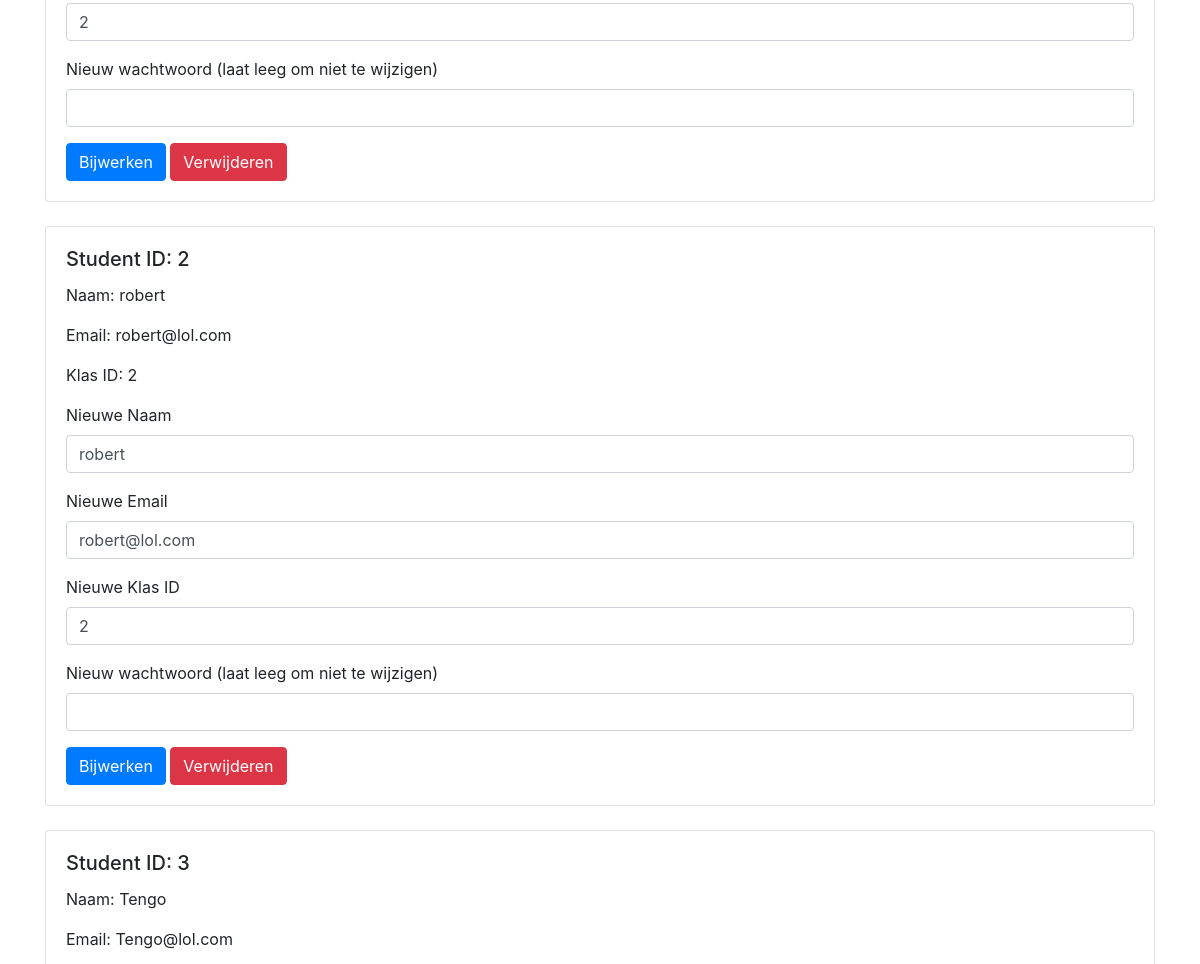
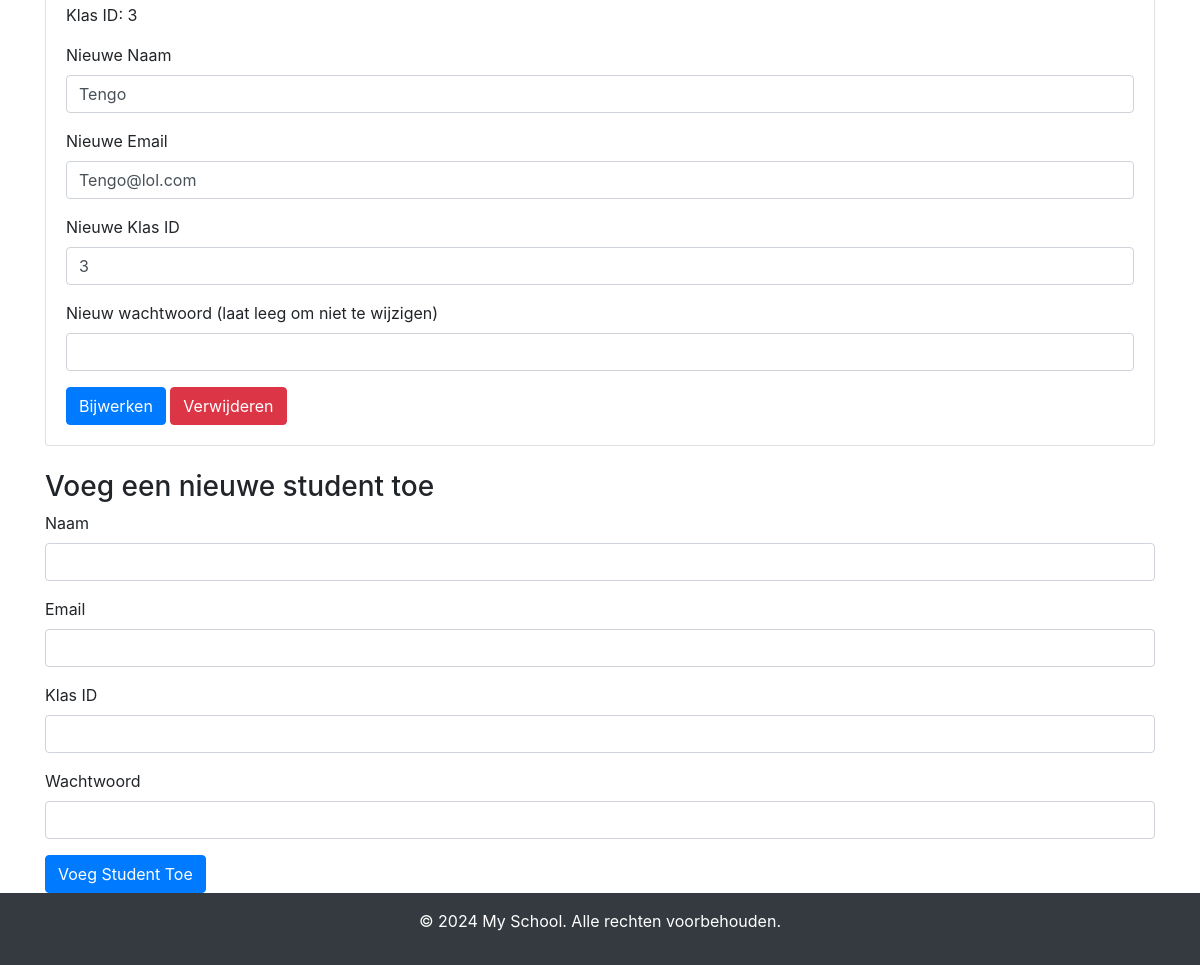
Page /itlyceum/Docent/Docentpage.php (signed in, lower part) on the earlier database version (2 pictures, top to bottom).
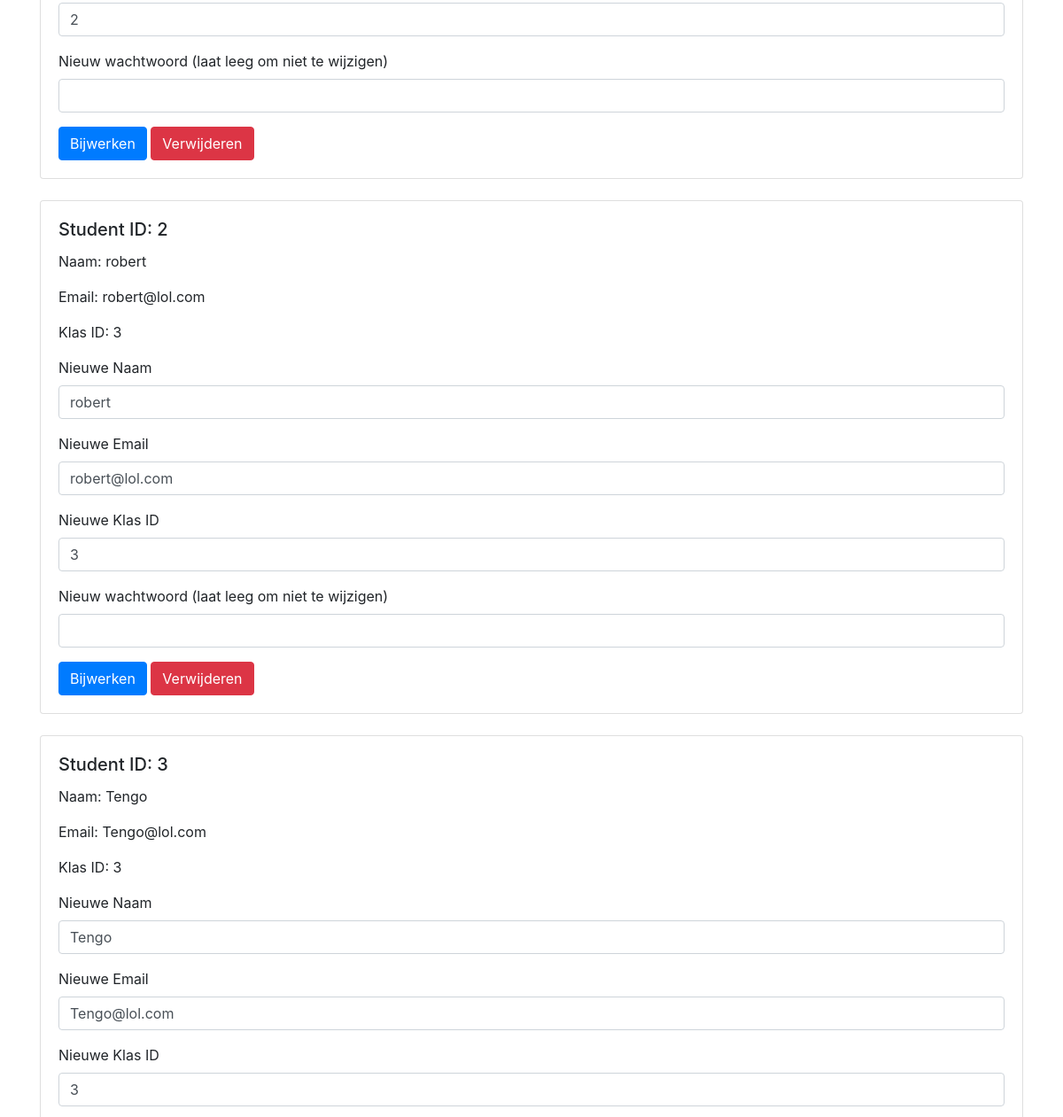
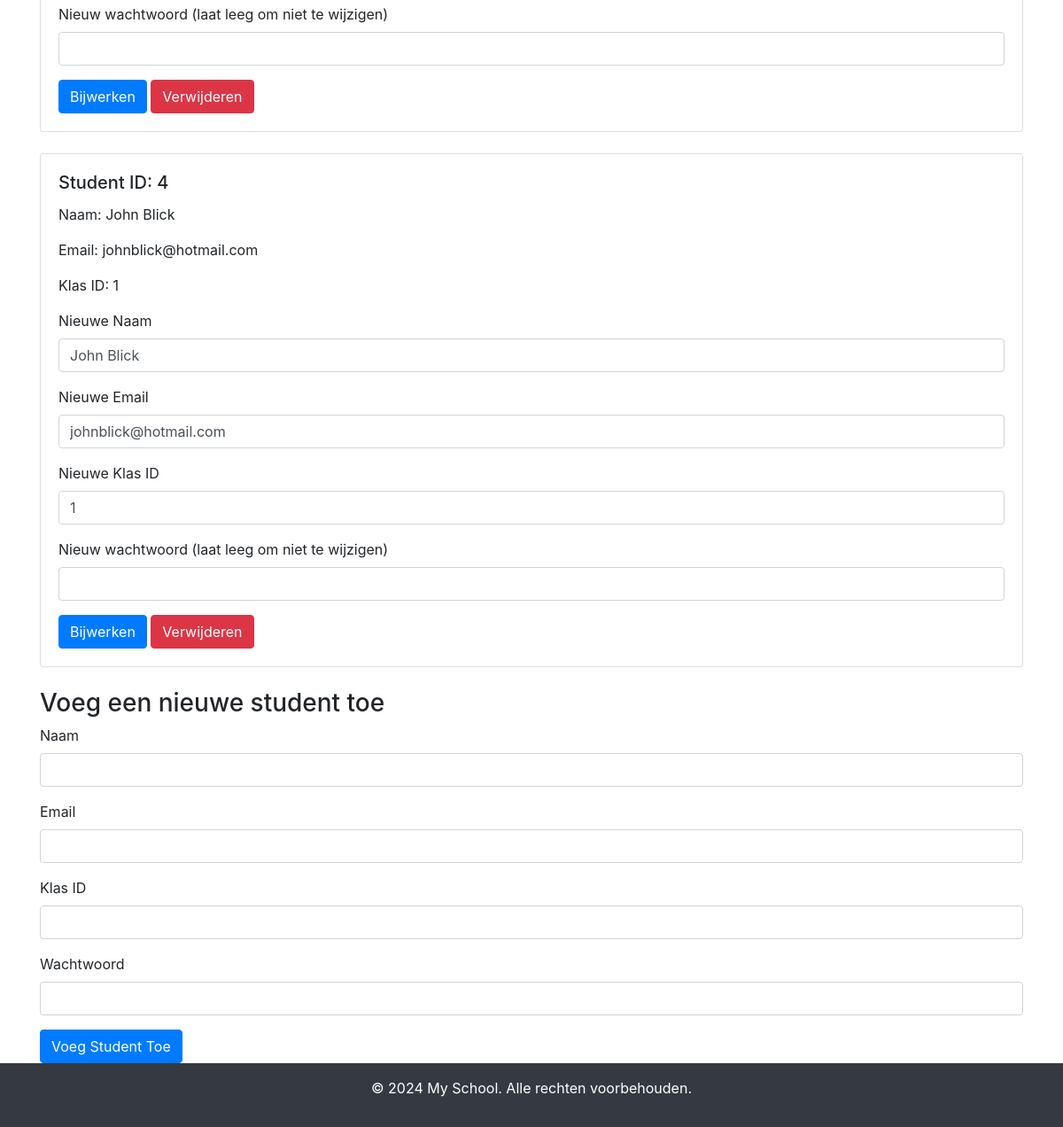
Same page on the later database version (2 pictures, top to bottom).
### tables this page shows
CREATE TABLE `studenten` (
  `ID` int(11) NOT NULL,
  `Naam` varchar(255) NOT NULL,
  `Email` varchar(255) NOT NULL,
  `Password` varchar(255) NOT NULL,
  `Klas` int(11) DEFAULT NULL
);

### itlyceum/db.php (called while the page is built, shortened)
<?php
class DB {
    private $dbh;
    public function __construct($db, $host = "localhost", $port = "3307", $user = "root", $pass = "") {
        try {
            $this->dbh = new PDO("mysql:host=$host;port=$port;dbname=$db", $user, $pass);
            $this->dbh->setAttribute(PDO::ATTR_ERRMODE, PDO::ERRMODE_EXCEPTION);
        } catch (PDOException $e) {
            throw new Exception("Database connection error: " . $e->getMessage());
        }
    }
    public function prepare($sql) {
        return $this->dbh->prepare($sql);
    }
}
$myDb = new DB('itlyceum', 'localhost', 3307);
?>

### itlyceum/Docent/Docentpage.php (the view, shortened to what this page needs)
<?php
include '../db.php';
require_once('../header.php');
$studentsStmt = $myDb->prepare("SELECT * FROM studenten");
$studentsStmt->execute();
$students = $studentsStmt->fetchAll(PDO::FETCH_ASSOC);
?>
<!DOCTYPE html>
<html lang="en">
<head>
    <link rel="stylesheet" href="https://stackpath.bootstrapcdn.com/bootstrap/4.5.2/css/bootstrap.min.css">
</head>
<body>
    <div class="container">
        <?php foreach ($students as $student): ?>
            <div class="card mb-4">
                <div class="card-body">
                    <h5 class="card-title">Student ID: <?php echo htmlspecialchars($student['ID']); ?></h5>
                    <p class="card-text">Naam: <?php echo htmlspecialchars($student['Naam']); ?></p>
                    <p class="card-text">Email: <?php echo htmlspecialchars($student['Email']); ?></p>
                    <p class="card-text">Klas ID: <?php echo htmlspecialchars($student['Klas']); ?></p>
                    <form action="Docentpage.php" method="POST" class="d-inline">
                        <div class="form-group">
                            <label for="student_name">Nieuwe Naam</label>
                            <input type="text" class="form-control" id="student_name" name="student_name" value="<?php echo htmlspecialchars($student['Naam']); ?>" required>
                        </div>
                        <div class="form-group">
                            <label for="student_email">Nieuwe Email</label>
                            <input type="email" class="form-control" id="student_email" name="student_email" value="<?php echo htmlspecialchars($student['Email']); ?>" required>
                        </div>
                        <div class="form-group">
                            <label for="klas_id">Nieuwe Klas ID</label>
                            <input type="text" class="form-control" id="klas_id" name="klas_id" value="<?php echo htmlspecialchars($student['Klas']); ?>" required>
                        </div>
                        <div class="form-group">
                            <label for="student_password">Nieuw wachtwoord (laat leeg om niet te wijzigen)</label>
                            <input type="password" class="form-control" id="student_password" name="student_password">
                        </div>
                        <button type="submit" class="btn btn-primary">Bijwerken</button>
                    </form>
                    <form action="Docentpage.php" method="POST" class="d-inline">
                        <button type="submit" class="btn btn-danger">Verwijderen</button>
                    </form>
                </div>
            </div>
        <?php endforeach; ?>
        <h3 class="mt-4">Voeg een nieuwe student toe</h3>
        <form action="Docentpage.php" method="POST">
            <div class="form-group">
                <label for="student_name">Naam</label>
                <input type="text" class="form-control" id="student_name" name="student_name" required>
            </div>
            <div class="form-group">
                <label for="student_email">Email</label>
                <input type="email" class="form-control" id="student_email" name="student_email" required>
            </div>
            <div class="form-group">
                <label for="klas_id">Klas ID</label>
                <input type="text" class="form-control" id="klas_id" name="klas_id" required>
            </div>
            <div class="form-group">
                <label for="student_password">Wachtwoord</label>
                <input type="password" class="form-control" id="student_password" name="student_password" required>
            </div>
            <button type="submit" class="btn btn-primary">Voeg Student Toe</button>
        </form>
    </div>
    <footer class="bg-dark text-center text-white py-3">
        <p>&copy; 2024 My School. Alle rechten voorbehouden.</p>
    </footer>
</body>
</html>

### itlyceum/header.php (shortened to what this page needs)
<!DOCTYPE html>
<html>
<head>
    <link rel="stylesheet" href="https://stackpath.bootstrapcdn.com/bootstrap/4.5.2/css/bootstrap.min.css">
</head>
<body>
</body>
</html>

Differences in the rows shown:
changed studenten "robert": Klas "2" → "3"; klas_id "2" → "3"
added studenten: ID "4", Naam "John Blick", Email "johnblick@hotmail.com", Klas "1", student_name "John Blick", student_email "johnblick@hotmail.com", klas_id "1"
